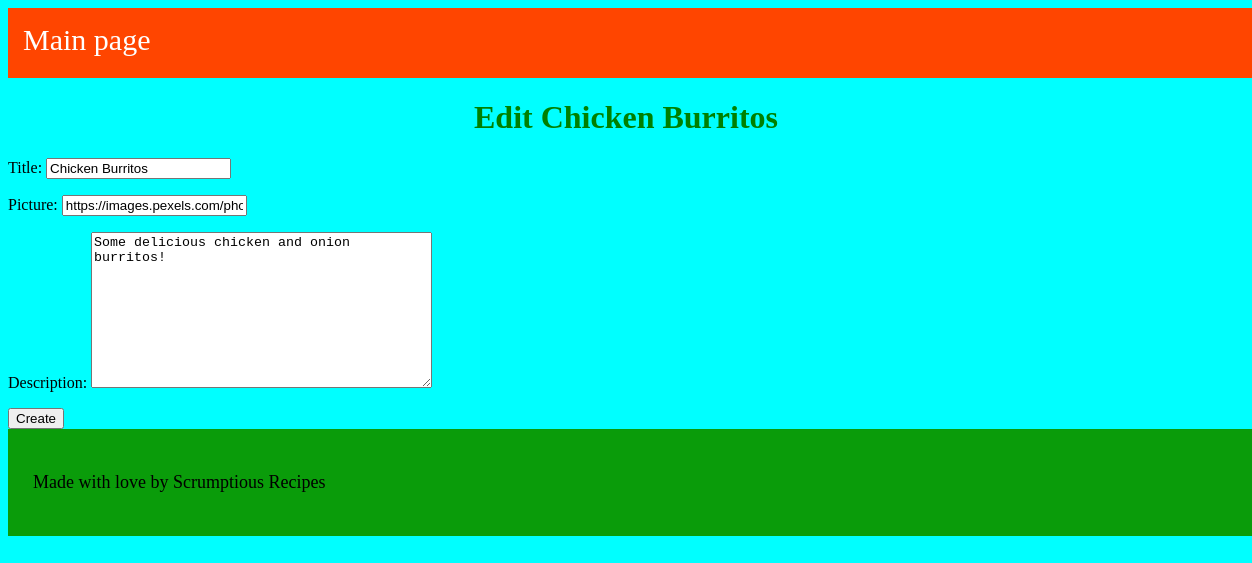
Before: /recipes/2/edit/ with the older database file.
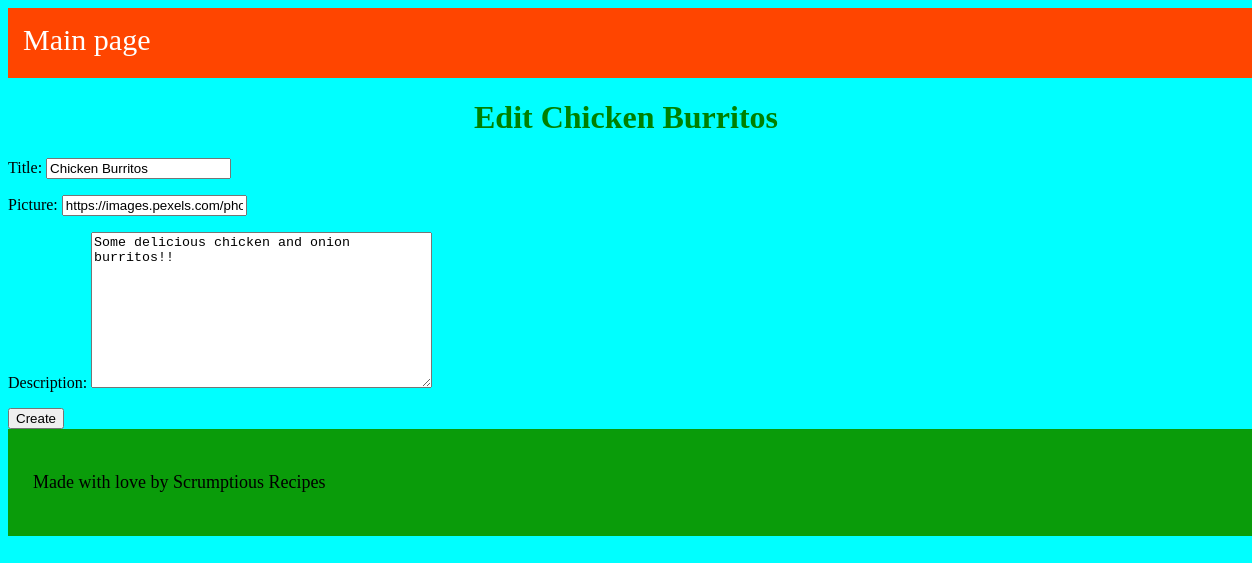
After: the same page with the newer database file.
### recipes/models.py (models this page shows)
class Recipe(models.Model):
    title = models.CharField(max_length=200)
    picture = models.URLField()
    description = models.TextField()
    created_on = models.DateTimeField(auto_now_add=True)

### recipes/views.py (the view)
# urls.py: path("<int:id>/edit/", edit_recipe, name="edit_recipe"),
def edit_recipe(request, id):
    post = get_object_or_404(Recipe, id=id)
    if request.method == "POST":
        form = RecipeForm(request.POST, instance=post)
        if form.is_valid():
            form.save()
            return redirect("show_recipe", id=post.id)
    else:
        form = RecipeForm(instance=post)
    context = {
        "post_recipe": post,
        "form": form,
    }
    return render(request, "recipes/edit.html", context)

### recipes/forms.py
class RecipeForm(ModelForm):
    class Meta:
        model = Recipe
        fields = [
            "title",
            "picture",
            "description",
        ]

### recipes/templates/recipes/edit.html (shortened to what this page needs)
{% load static %}
<!DOCTYPE html>
<html lang="en">
<head>
    <link rel="stylesheet" href="{% static "css/recipes.css" %}">
</head>
<body>
    <header id="header">
        <nav id="nav-links">
            <a href="{% url 'recipe_list' %}">Main page</a>
        </nav>
    </header>
    <main>
        <h1>Edit {{ post_recipe.title }}</h1>
        <form method="post">
            {{ form.as_p }}
            <button>Create</button>
        </form>
    </main>
    <footer>
        <p>Made with love by Scrumptious Recipes</p>
    </footer>
</body>
</html>

### recipes/static/css/recipes.css (style rules this page uses)
header { padding: 15px; width: 100%; height: 40px; background-color: orangered; }
body { background-color: aqua; }
footer { padding: 25px; background-color: rgb(10, 156, 10); bottom: 0; width: 100%; font-size: large; }
a { font-size: large; color: green; text-decoration: none; }
h1 { text-align: center; color: green; }
#nav-links a { color: white; font-size:30px; }

Changed rows visible on the page:
changed Recipe "Chicken Burritos": description "Some delicious chicken and onion burritos!" → "Some delicious chicken and onion burritos!!"
